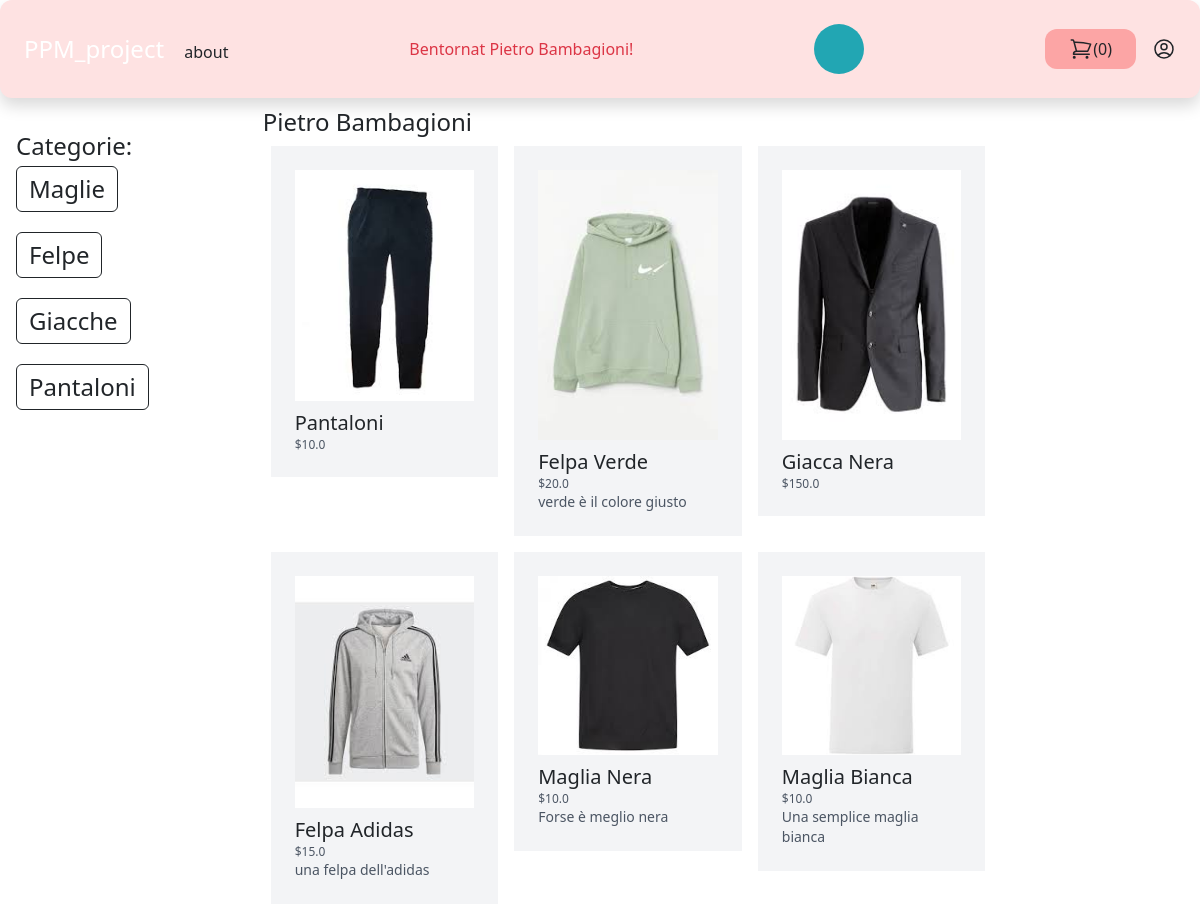
Screenshot of /vendor/1/ with the database file from the repository.
### store/models.py (models this page shows, shortened)
class Category(models.Model):
    title = models.CharField(max_length=64)
    slug = models.SlugField(max_length=64)
    class Meta:
        verbose_name = "Category"
        verbose_name_plural = "Categories"

class Product(models.Model):
    user = models.ForeignKey(User, related_name="products", on_delete=models.CASCADE)
    category = models.ForeignKey(Category, related_name="products", on_delete=models.CASCADE)
    title = models.CharField(max_length=64)
    slug = models.SlugField(max_length=64)
    description = models.TextField(blank=True)
    price = models.IntegerField() #è il moodo piu comune con cui si rappresentano i prezzi in un database
    image = models.ImageField(upload_to="uploads/product_images/", blank=True, null=True)
    created_at = models.DateTimeField(auto_now_add=True)
    updated_at = models.DateTimeField(auto_now=True)
    class Meta:
        ordering = ('-created_at',) #ordina i prodotti in ordine di creazione
    def get_display_price(self):
        return self.price / 100

### userprofile/views.py (the view)
# urls.py: path("vendor/<int:pk>/", views.vendor_detail, name="vendor_detail"),
def vendor_detail(request, pk):
    user = User.objects.get(pk=pk)
    return render(request, "vendor_detail.html", {"user": user})

### store/cart.py (called while the page is built)
    def __len__(self):
        return sum(item['quantity'] for item in self.cart.values())  # ritorna la lunghezza del

### store/cartcount.py (called while the page is built)
def cart(request):
    return {"cart": Cart(request)}

### store/templatetags/menu.py (called while the page is built)
@register.inclusion_tag("core/menu.html")
def menu():
    categories = Category.objects.all()
    return {"categories": categories}

### userprofile/templates/vendor_detail.html (shortened to what this page needs)
{% extends "core/base.html" %}
{% block content %}
    <h1 class="text-2xl">{% firstof user.get_full_name user.username %}</h1>
    <div class="flex flex-wrap ">
        {% for product in user.products.all %}
            <div class="product w-1/3 p-2">
                <div class="p-4 bg-gray-100">
                    <a href="{% url "product_detail" product.category.slug product.slug %}">
                        {% if product.image %}
                            <div class="image mb-2">
                                <img src="{{ product.image.url }}" alt="Image of {{ product.title }}" class="w-full">
                            </div>
                        {% endif %}
                         <h2 class="text-xl">
                             {{ product.title }}
                         </h2>
                        <p class="text-xs text-gray-600">
                            ${{ product.get_display_price}}
                        </p>
                        <p class="text-sm text-gray-600">
                            {{ product.description }}
                        </p>
                    </a>
                </div>
            </div>
        {% endfor %}
    </div>
{% endblock %}

### core/templates/core/base.html (shortened to what this page needs)
{% load menu %}
<!DOCTYPE html>
<html lang="en">
<head>
    <script src="https://cdn.tailwindcss.com"></script>
    <link href="https://cdn.jsdelivr.net/npm/bootstrap@5.3.0/dist/css/bootstrap.min.css" rel="stylesheet">
</head>
<body>
<header>
    <nav class=" head max-w-8xl mx-auto py-4 px-6 flex items-center justify-between bg-red-100 rounded-xl shadow">
        <div class="logo">
            <a class="text-2xl text-white" href="/">PPM_project</a>
            <a href="{% url "about" %}" class="pl-4">about</a>
        </div>
        {% if user.is_authenticated  %}
            <div class="text-danger items-center">Bentornat {% firstof user.get_full_name user.username %}!</div>
        {% endif %}
        <div class="search">
            <div class="search-box">
                <form method="get" action="/search/">
                     <button class="btn-search"></button>
                     <input type="search" name="query" class="input-search" placeholder="Type to Search..." required>
                </form>
            </div>
        </div>
        <div class="flex items-center space-x-4">
        <a href="{% url "cart_view" %}" class="flex py-2 px-4 rounded-xl bg-red-300">
            ({{ cart|length }})</a>
        {% if user.is_authenticated %}
            <a href="{% url "myaccount" %}" class="">
</a>
        {% else %}
            <a href="{% url "login" %}" class="">login</a><a href="{% url "signup" %}" class="">signup</a>
        {% endif %}
        </div>
    </nav>
</header>
<div class="max-w-8xl  flex py-2 px-3">
    <div class="w-1/3  border-0 w-14 h-14 pt-6">
        <div class="text-2xl flex">Categorie:</div>
            {% menu %}
        <br class="bg-indigo-600">
    </div>
    <div class="w-2/3  mx-auto  px-6">
        {% block content %}
        {% endblock %}
    </div>
</div>
</body>
</html>

### core/templates/core/menu.html (shortened to what this page needs)
 {% for category in categories %}
<div class="flex flex-column flex-wrap pb-3 pt-1 ">
    <a href="{% url "category_detail" category.slug %}" class="text-2xl btn btn-outline-dark">{{ category.title }}</a>
</div>
 {% endfor %}

### core/templates/core/base.html (style rules this page uses)
.search * { box-sizing: border-box; }
.search .search-box { width: fit-content; height: fit-content; position: relative; }
.search .input-search { height: 50px; width: 50px; border-style: none; padding: 10px; font-size: 18px; letter-spacing: 2px; outline: none; border-radius: 25px; transition: all .5s ease-in-out; background-color: #22a6b3; padding-right: 40px; color: #000000; }
.search .input-search::placeholder { color:rgba(255,255,255,.5); font-size: 18px; letter-spacing: 2px; font-weight: 100; }
.search .btn-search { width: 50px; height: 50px; border-style: none; font-size: 20px; font-weight: bold; outline: none; cursor: pointer; border-radius: 50%; position: absolute; right: 0px; color:#ffffff ; background-color:transparent; pointer-events: painted; }

### rows the page displays
Category: title "Maglie"
Category: title "Felpe"
Category: title "Giacche"
Category: title "Pantaloni"
Product: image (picture), title "Pantaloni", get_display_price "10.0"
Product: image (picture), title "Felpa Verde", get_display_price "20.0", description "verde è il colore giusto"
Product: image (picture), title "Giacca Nera", get_display_price "150.0"
Product: image (picture), title "Felpa Adidas", get_display_price "15.0", description "una felpa dell'adidas"
Product: image (picture), title "Maglia Nera", get_display_price "10.0", description "Forse è meglio nera"
Product: image (picture), title "Maglia Bianca", get_display_price "10.0", description "Una semplice maglia bianca"

### other values shown
{{ cart|length }} "0"
